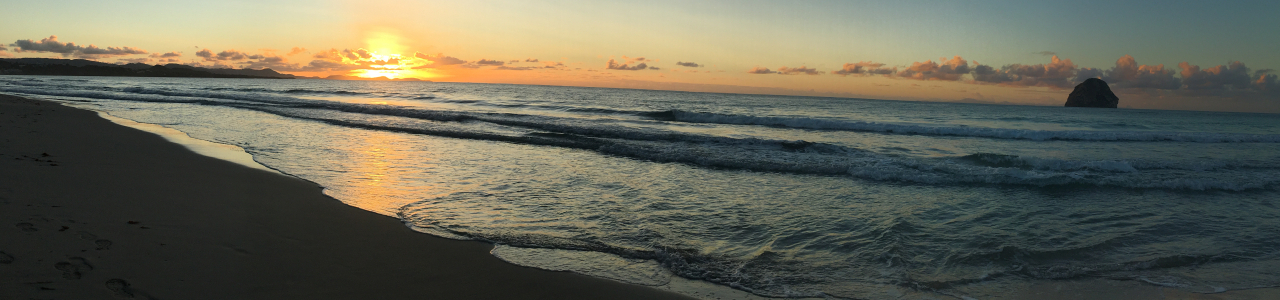
#> input picture Data/Mer/aba13.jpeg, 1280 x 300 px; its folder holds only this picture in this run
$ jupyter execute --allow-errors BlueProportions.ipynb
#> lines starting #> are read from the running program, lines starting #| are printed output that depends on the picture
## Module d'apprentissage basé sur la proportion de bleu dans des plages de valeurs d'intensité des pixels

Exemple : pour une plage = 50, nos plages seront 0-50 50-100 100-150..

[cell 1]
import os
from PIL import Image
import matplotlib.pyplot as plt

path_mer = 'Data/Mer/'
path_ailleurs = 'Data/Ailleurs/'
step = 25

def get_image_data(img_path, reds=True, greens=True, blues=True, width=True, Height=True):
    '''
    Récupérer les données de l'image. On retourne un tuple contenant:
    0 : liste pixels rouges
    1 : "     "      verts
    2 : "     "      bleus
    3, 4: width, height
    '''
#> called with img_path = 'Data/Mer/aba13.jpeg', reds = True, greens = True, blues = True, width = True, Height = True
    img = Image.open(img_path)
#> img is the input picture: PIL image 1280x300 RGB; mean R, G, B 100.1, 100, 85.5
    img = img.convert('RGB')
    w = img.width
    h = img.height
    r_, g_, b_ = img.split()
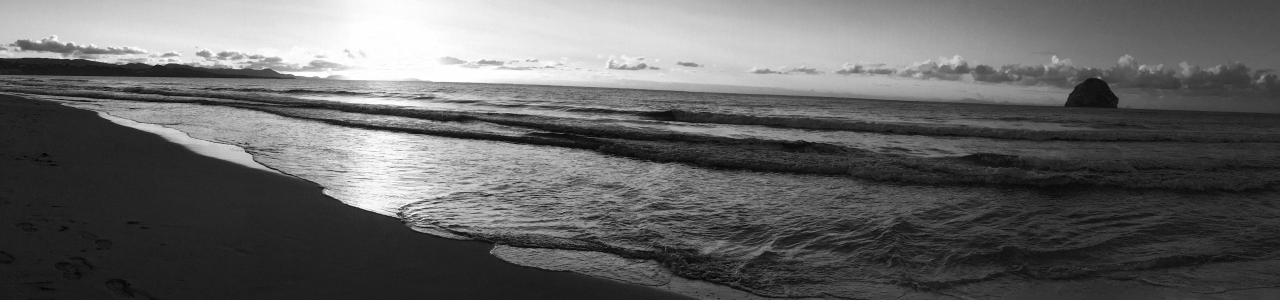
#> r_: PIL image 1280x300 L; min 1, max 255, mean 100.1
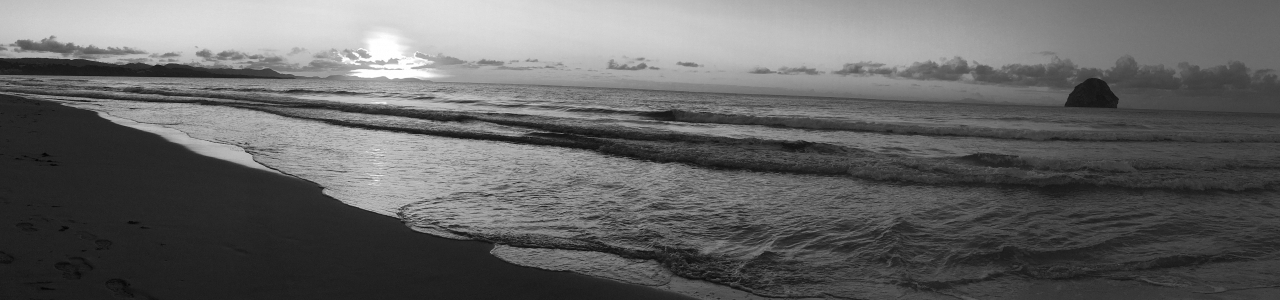
#> g_: PIL image 1280x300 L; min 3, max 255, mean 100
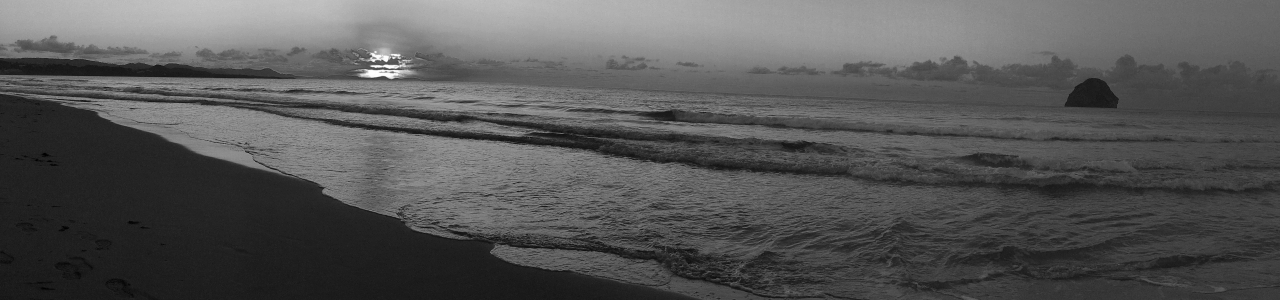
#> b_: PIL image 1280x300 L; min 0, max 255, mean 85.5
    return (r_.histogram(), g_.histogram(), b_.histogram(), w, h)

[cell 2]
def blue_intensity_proportions(images_path, step):
    '''
    Cette fonction retourne un dictionnaire {nom : liste(proportions)} pour toutes les images localisées dans le répertoire images_path.
    Pour connaître la length des listes contenant les proportions, on peut faire (255 // step).
    '''
    proportions = {}

    for file in os.listdir(images_path):
        r, g, b = get_image_data(images_path + file)[:3]
#> r = 256 values, max 8799 at index 32, min 0 at index 0, mean 1500; g = 256 values, max 7788 at index 37, min 0 at index 0, mean 1500; b = 256 values, max 6757 at index 30, min 0 at index 211, mean 1500
        props = []
        nb_blues_tot = 0
        nb_blues_step = 0
        current_step = step

        for intensity in range(255):
            if intensity > current_step and intensity + step < 255:
                props.append(nb_blues_step)
                current_step += step
                nb_blues_step = 0
            nb_blues_step += b[intensity]
            nb_blues_tot += b[intensity]
#> this loop made 255 passes
#> (nb_blues_step, nb_blues_tot) on passes 1 to 3: (3, 3), (6, 6), (13, 13)
#> after the loop, current_step = 250; nb_blues_tot = 383989; props = [5397, 98840, 77901, 66339, 54228, 43096, 26612, 11179, 107]
        props.append(nb_blues_step)
        proportions[file] = [prop / nb_blues_tot for prop in props]

    return proportions

# On calcule les proportions moyennes afin de visualiser la différence entre les photos dans le dossier mer et celles dans le dossier ailleurs
def get_average_blue_intensity_proportions(images_path, step):
    proportions = blue_intensity_proportions(images_path, step)
#> proportions = {'aba13.jpeg': [0.0141, 0.257, 0.203, 0.173, 0.141, 0.112, 0.0693, 0.0291, 0.000279, 0.000755]}
    nb_values = len(proportions)
#> nb_values = 1
    props_length = 255 // step
    average_props = [0 for _ in range(props_length)]

    for img in proportions:
        props = proportions[img]
        for i in range(props_length):
             average_props[i] += props[i]
#> this loop made 1 pass
#> img on pass 1: 'aba13.jpeg'
#> after the loop, average_props = [0.0141, 0.257, 0.203, 0.173, 0.141, 0.112, 0.0693, 0.0291, 0.000279, 0.000755]

    return [avg_prop / nb_values for avg_prop in average_props]

## (i) Calcul des proportions pour chaque images

[cell 3]
avg_props_mer = get_average_blue_intensity_proportions(path_mer, step)
#> avg_props_mer has the same summary as average_props in get_average_blue_intensity_proportions
#> (the rest of this cell did not finish here and is left out)


[cell 4]
# Visualisation

intensities =  [step * (i + 1) for i in range(255 // step)]

plt.plot(intensities, avg_props_mer, '-b', label='mer')
#> (the rest of this cell did not finish here and is left out)

## (ii) Phase d'apprentissage

[cell 5]
X = []
y = []
proportions_mer =  blue_intensity_proportions(path_mer, step)
#> proportions_mer has the same summary as proportions in get_average_blue_intensity_proportions
#> (the rest of this cell did not finish here and is left out)

for img in proportions_mer.keys():
    X.append(proportions_mer[img])
    y.append(1)
for img in proportions_ailleurs.keys():
    X.append(proportions_ailleurs[img])
    y.append(0)

$ run again, on Data/Mer/ar54ff.png
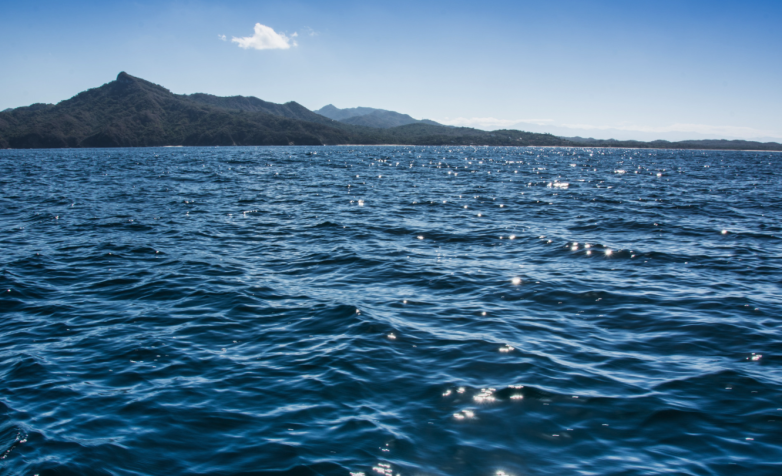
#> input picture Data/Mer/ar54ff.png, 782 x 476 px
#> in get_image_data, img is the input picture: PIL image 782x476 RGBA; mean R, G, B, A 73.5, 112.3, 142.2, 255
#> in get_image_data, `r_, g_, b_ = img.split()`:
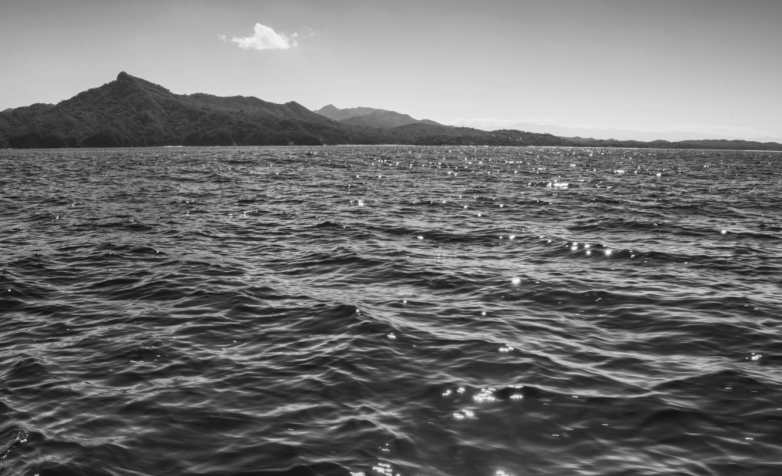
#> g_: PIL image 782x476 L; min 17, max 252, mean 112.3
#> in get_image_data, `r_, g_, b_ = img.split()`:
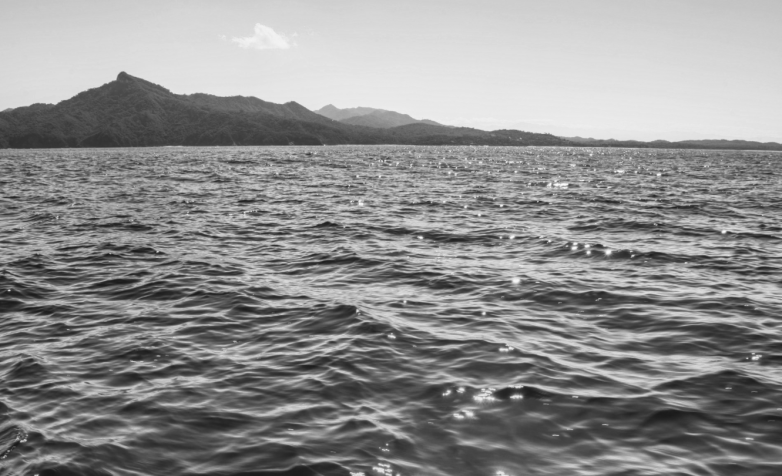
#> b_: PIL image 782x476 L; min 23, max 252, mean 142.2
#> r = 256 values, max 13804 at index 3, min 0 at index 253, mean 1454; g = 256 values, max 3696 at index 55, min 0 at index 0, mean 1454; b = 256 values, max 4271 at index 226, min 0 at index 0, mean 1454
#> the loop in blue_intensity_proportions, `for intensity in range(255):` made 255 passes
#> (nb_blues_step, nb_blues_tot) on passes 1 to 3: (0, 0), (0, 0), (0, 0)
#> after the loop in blue_intensity_proportions, `for intensity in range(255):`: current_step = 250; nb_blues_tot = 372232; props = [39, 9298, 51212, 54595, 45558, 45413, 42324, 29153, 66619]
#> proportions = {'ar54ff.png': [0.000105, 0.025, 0.138, 0.147, 0.122, 0.122, 0.114, 0.0783, 0.179, 0.0753]}
#> nb_values = 1
#> the loop in get_average_blue_intensity_proportions, `for img in proportions:` made 1 pass
#> img on pass 1: 'ar54ff.png'
#> after the loop in get_average_blue_intensity_proportions, `for img in proportions:`: average_props = [0.000105, 0.025, 0.138, 0.147, 0.122, 0.122, 0.114, 0.0783, 0.179, 0.0753]
#> avg_props_mer has the same summary as average_props in get_average_blue_intensity_proportions
#> proportions_mer has the same summary as proportions in get_average_blue_intensity_proportions

$ run again, on Data/Mer/azwr50p.jpeg
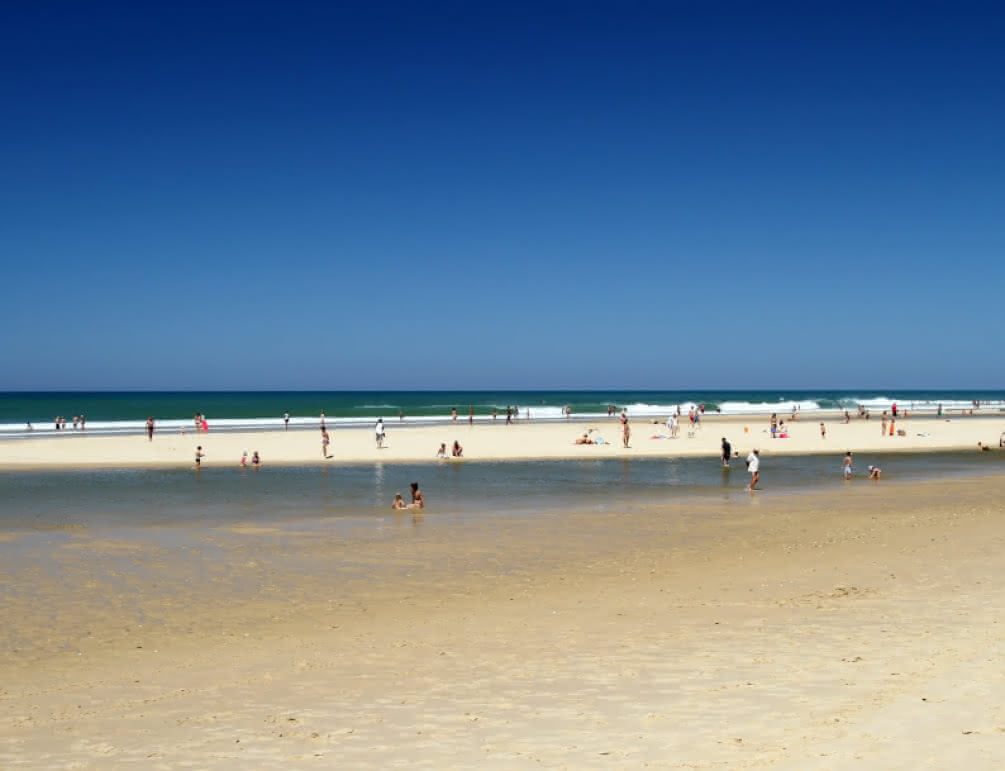
#> input picture Data/Mer/azwr50p.jpeg, 1005 x 771 px
#> in get_image_data, img is the input picture: PIL image 1005x771 RGB; mean R, G, B 111.8, 132.6, 151
#> in get_image_data, `r_, g_, b_ = img.split()`:
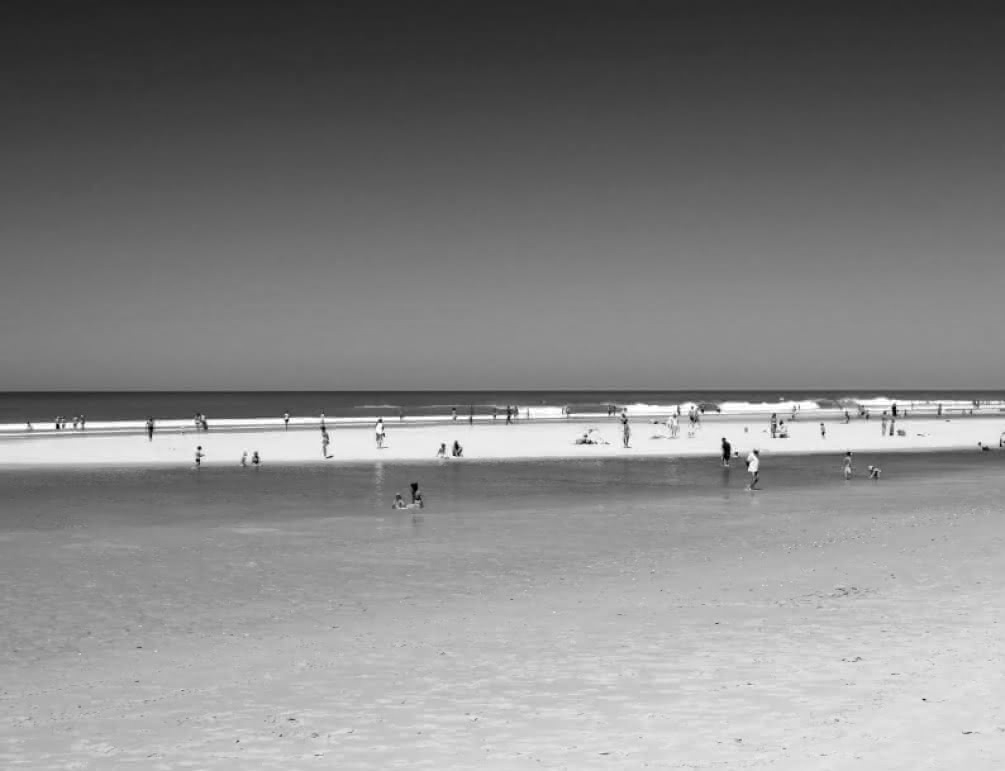
#> g_: PIL image 1005x771 L; min 0, max 255, mean 132.6
#> in get_image_data, `r_, g_, b_ = img.split()`:
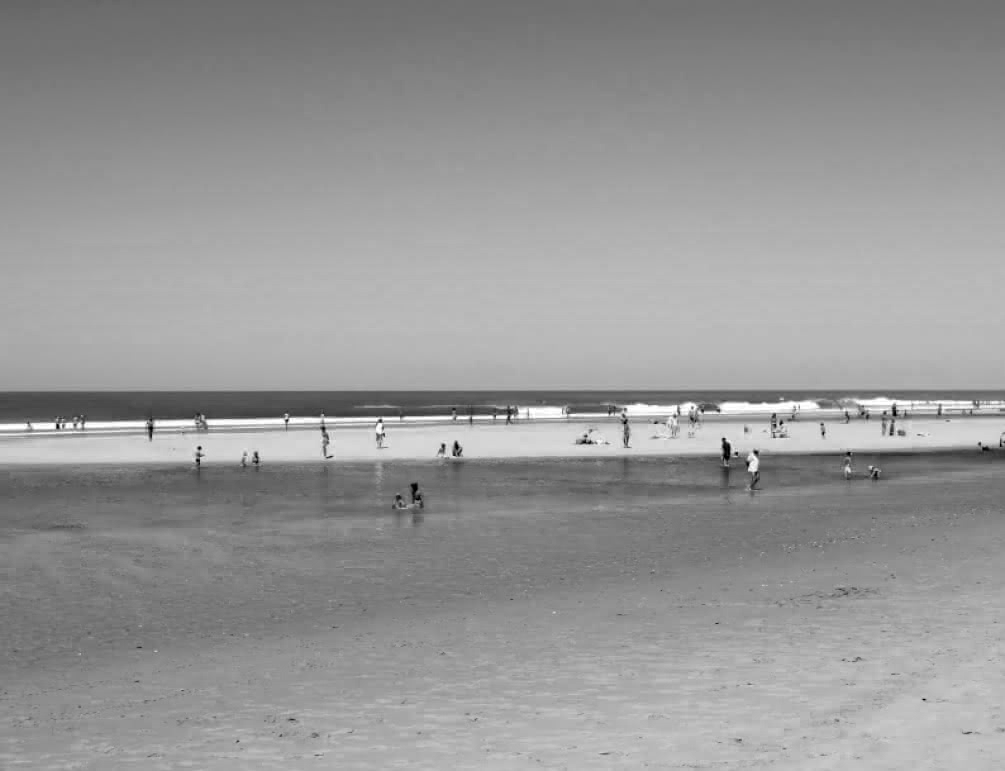
#> b_: PIL image 1005x771 L; min 0, max 255, mean 151
#> r = 256 values, max 11332 at index 96, min 41 at index 254, mean 3026.8; g = 256 values, max 13484 at index 143, min 2 at index 1, mean 3026.8; b = 256 values, max 16991 at index 185, min 3 at index 13, mean 3026.8
#> the loop in blue_intensity_proportions, `for intensity in range(255):` made 255 passes
#> (nb_blues_step, nb_blues_tot) on passes 1 to 3: (47, 47), (51, 51), (57, 57)
#> after the loop in blue_intensity_proportions, `for intensity in range(255):`: current_step = 250; nb_blues_tot = 774017; props = [242, 428, 5491, 22005, 155206, 194301, 199831, 170024, 23300]
#> proportions = {'azwr50p.jpeg': [0.000313, 0.000553, 0.00709, 0.0284, 0.201, 0.251, 0.258, 0.22, 0.0301, 0.00412]}
#> nb_values = 1
#> the loop in get_average_blue_intensity_proportions, `for img in proportions:` made 1 pass
#> img on pass 1: 'azwr50p.jpeg'
#> after the loop in get_average_blue_intensity_proportions, `for img in proportions:`: average_props = [0.000313, 0.000553, 0.00709, 0.0284, 0.201, 0.251, 0.258, 0.22, 0.0301, 0.00412]
#> avg_props_mer has the same summary as average_props in get_average_blue_intensity_proportions
#> proportions_mer has the same summary as proportions in get_average_blue_intensity_proportions

$ run again, on Data/Mer/bP0.jpeg
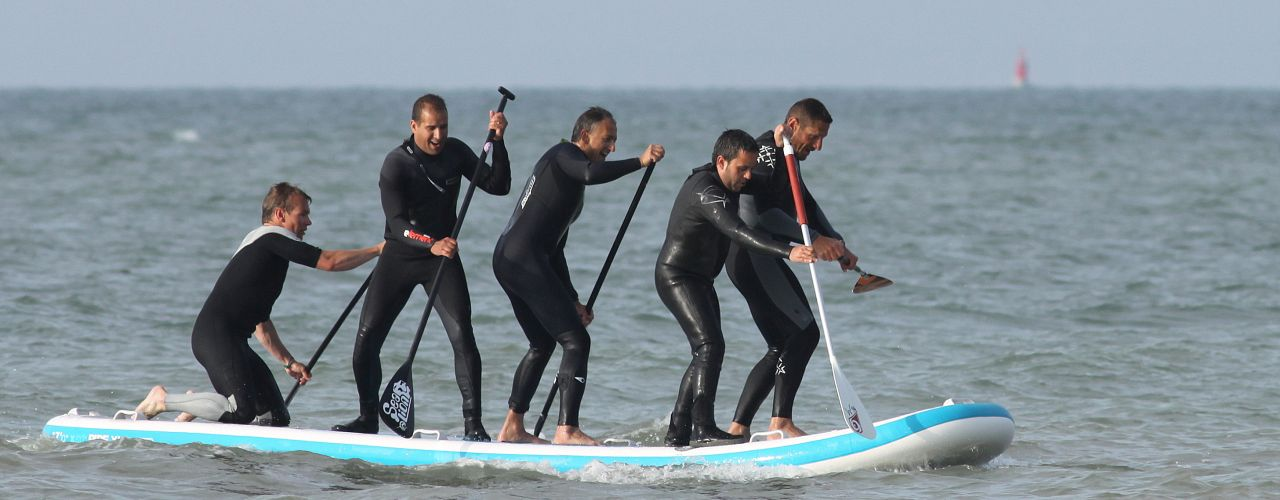
#> input picture Data/Mer/bP0.jpeg, 1280 x 500 px
#> in get_image_data, img is the input picture: PIL image 1280x500 RGB; mean R, G, B 129.1, 142.2, 149.7
#> in get_image_data, `r_, g_, b_ = img.split()`:
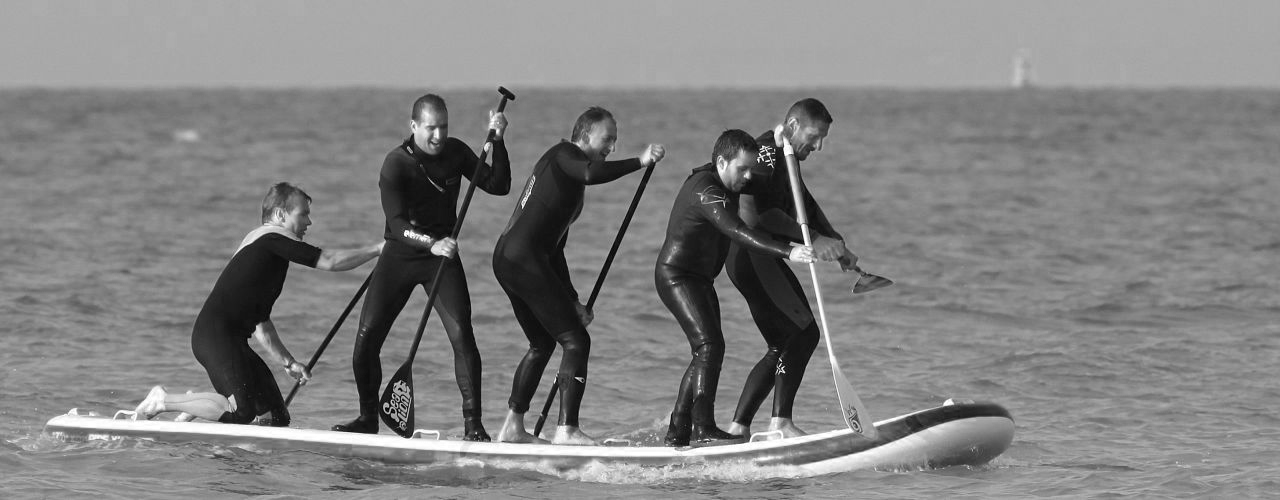
#> r_: PIL image 1280x500 L; min 0, max 255, mean 129.1
#> in get_image_data, `r_, g_, b_ = img.split()`:
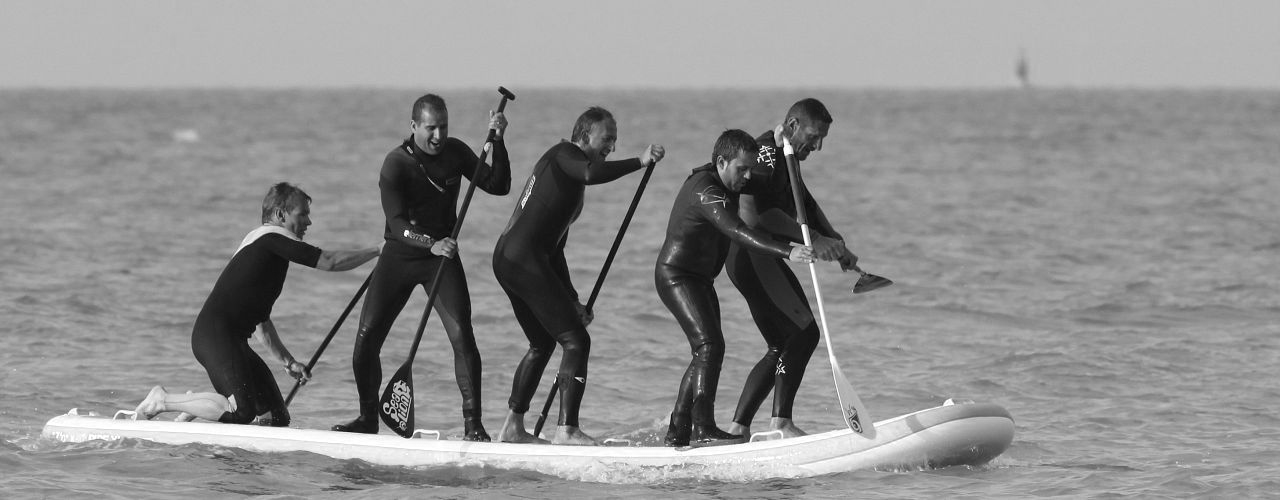
#> g_: PIL image 1280x500 L; min 0, max 255, mean 142.2
#> r = 256 values, max 33592 at index 169, min 6 at index 2, mean 2500; g = 256 values, max 39243 at index 185, min 1 at index 1, mean 2500; b = 256 values, max 38853 at index 201, min 1 at index 1, mean 2500
#> the loop in blue_intensity_proportions, `for intensity in range(255):` made 255 passes
#> (nb_blues_step, nb_blues_tot) on passes 1 to 3: (7, 7), (8, 8), (12, 12)
#> after the loop in blue_intensity_proportions, `for intensity in range(255):`: current_step = 250; nb_blues_tot = 635517; props = [5046, 58674, 24677, 11978, 14624, 113273, 247564, 59573, 84151]
#> proportions = {'bP0.jpeg': [0.00794, 0.0923, 0.0388, 0.0188, 0.023, 0.178, 0.39, 0.0937, 0.132, 0.0251]}
#> nb_values = 1
#> the loop in get_average_blue_intensity_proportions, `for img in proportions:` made 1 pass
#> img on pass 1: 'bP0.jpeg'
#> after the loop in get_average_blue_intensity_proportions, `for img in proportions:`: average_props = [0.00794, 0.0923, 0.0388, 0.0188, 0.023, 0.178, 0.39, 0.0937, 0.132, 0.0251]
#> avg_props_mer has the same summary as average_props in get_average_blue_intensity_proportions
#> proportions_mer has the same summary as proportions in get_average_blue_intensity_proportions
